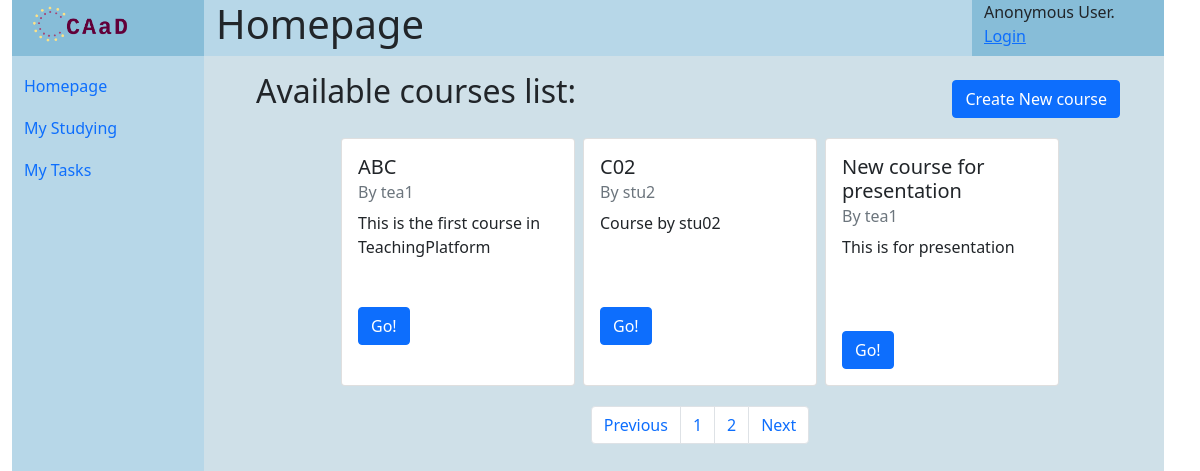
The app's page /, older data.
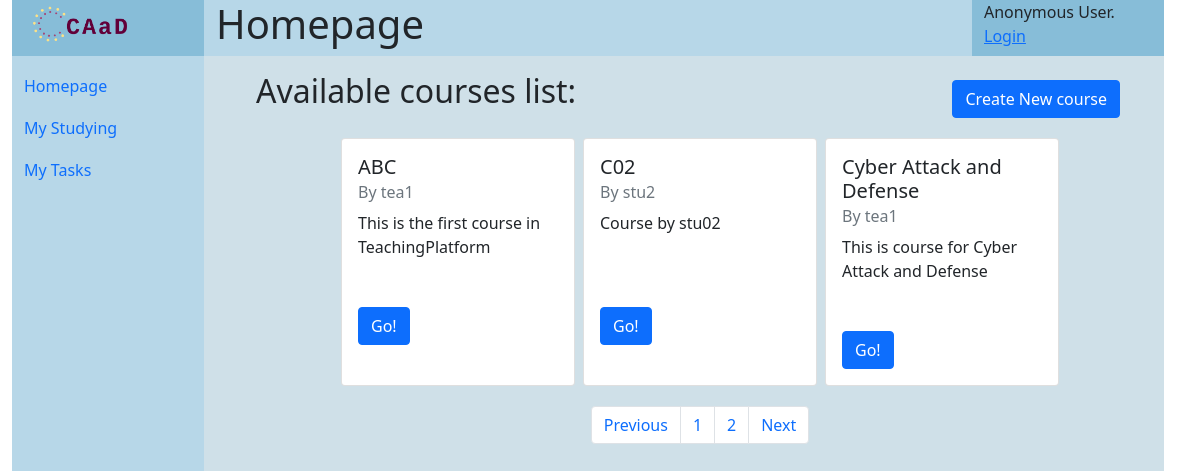
The same page, newer data.
### courses/models.py (models this page shows, shortened)
class Course(models.Model):
    name = models.CharField('course name', max_length=32)
    password = models.CharField('joining password', max_length=8)
    description = models.CharField('description', max_length=512)
    is_open = models.BooleanField("Is open to all", default=True)
    create_date = models.DateTimeField('date created up', default=now())
    creator = models.ForeignKey(User, on_delete=models.CASCADE)

### courses/views.py (the view)
# urls.py: path('', views.IndexListView.as_view(), name='index'),
class IndexListView(ListView):
    queryset = Course.objects.order_by('name').filter(is_open=True).all()
    paginate_by = 3
    context_object_name = "course_list"
    template_name = "courses/index.html"
    def get_context_data(self, **kwargs):
        context = super().get_context_data(**kwargs)
        context["title"] = "Homepage"
        return context

### templates/courses/index.html
{% extends 'generics/base.html' %}
{% block content %}
<div class="list_courses m-3">
    <div class="container-fluid row">
        <h2 class="col-7">Available courses list:</h2>
        <div class="create_course col-5 d-flex justify-content-end align-items-end ">
            <a href="{% url "courses:course_create" %}" class="btn btn-primary text-wrap">
                Create New course
            </a>
        </div>
    </div>
    <div class="row">
        {% if course_list %}
            <div class="d-flex justify-content-center mt-3">
                {% for course in course_list %}
                <div class="card col-3 m-1">
                <div class="card-body">
                    <h5 class="card-title">{{ course.name }}</h5>
                    <h6 class="card-subtitle mb-2 text-muted">By {{ course.creator.username }}</h6>
                    <p class="card-text" style="height: 5rem;">{{ course.description }}</p>
                    <a href="{% url 'courses:course_homepage' course.pk %}" class="btn btn-primary">Go!</a>
                </div>
                </div>
            {% endfor %}
            </div>
        {% else %}
        <h3 class="d-flex justify-content-evenly mt-5">No courses are available for {{ title }}</h3>
        {% endif %}
    </div>
    {% if page_obj %}
    <nav aria-label="Page navigation example">
    <ul class="pagination d-flex justify-content-center m-3">
        {% if page_obj.has_previous %}
            <li class="page-item"><a class="page-link" href="?page={{ page_obj.previous_page_number }}">Previous</a></li>
            {% else %}
            <li class="page-item"><a class="page-link disabled" href="#" disabled>Previous</a></li>
        {% endif %}
        {% for object in page_obj.paginator.page_range %}
            <li class="page-item">
                <a class="page-link" href="?page={{ forloop.counter }}">{{ forloop.counter }}</a>
            </li>
        {% endfor %}
        {% if page_obj.has_next %}
            <li class="page-item"><a class="page-link" href="?page={{ page_obj.next_page_number }}">Next</a></li>
            {% else %}
            <li class="page-item"><a class="page-link disabled" href="#" disabled>Next</a></li>
        {% endif %}
    </ul>
    </nav>
    {% endif %}
</div>
{% endblock content %}

Row changes from the older to the newer data that the page shows:
no longer on this page (row unchanged): Course: name "New course for presentation", creator.username "tea1", description "This is for presentation"
added Course: name "Cyber Attack and Defense", creator.username "tea1", description "This is course for Cyber Attack and Defense"
